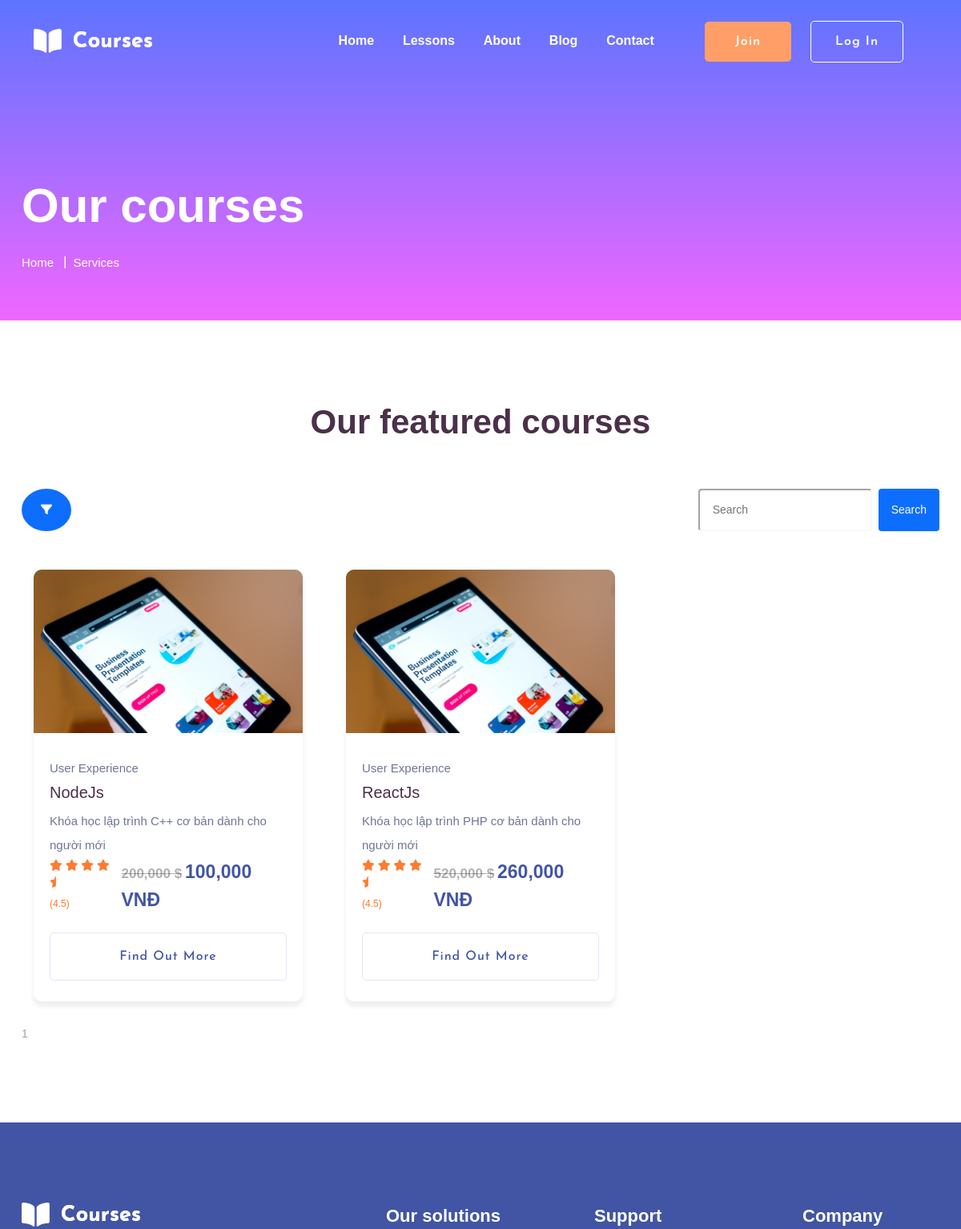
The app's page /lessons (upper part), older data.
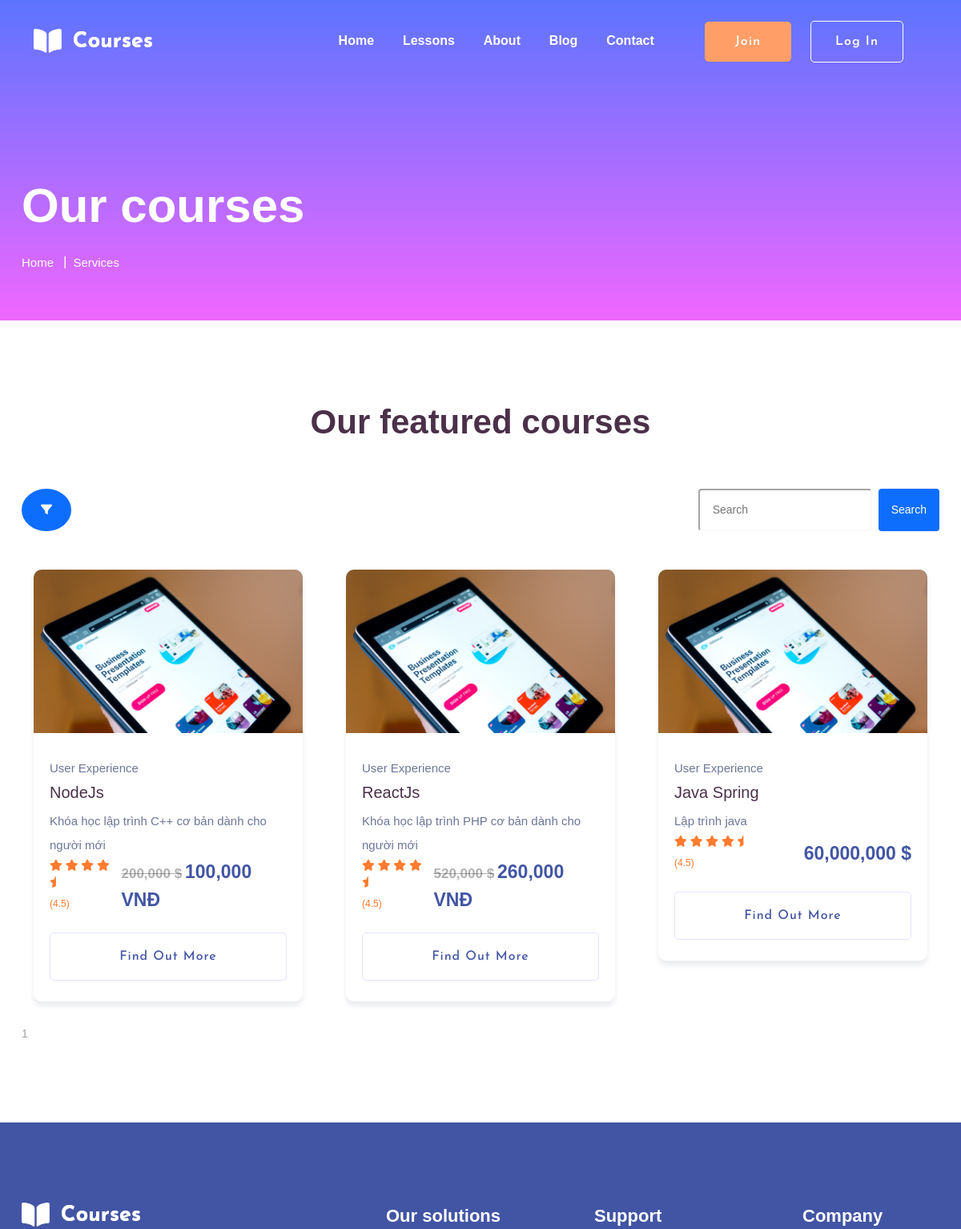
The same page, newer data.
### tables this page shows
CREATE TABLE `courses` (
                           `id` int NOT NULL,
                           `name_course` varchar(255) DEFAULT NULL,
                           `price_course` int DEFAULT NULL,
                           `image_course` varchar(255) DEFAULT NULL,
                           `status_course` tinyint DEFAULT '1',
                           `description_course` text,
                           `quote` text,
                           `discount` smallint DEFAULT '0',
                           `created_at` timestamp NULL DEFAULT NULL,
                           `updated_at` timestamp NULL DEFAULT NULL,
                           `id_category` int DEFAULT NULL,
                           `id_teacher` int DEFAULT NULL
);

### models/process_db.php (called while the page is built, shortened)
<?php
    function connect(){
        $conn = null;
        try {
            $conn = new PDO("mysql:host=".DB_HOST.";dbname=".DB_NAME."", DB_USER, DB_PASS);
            $conn->setAttribute(PDO::ATTR_ERRMODE, PDO::ERRMODE_EXCEPTION);
        }catch(PDOException $e){
            echo "Connection failed: " . $e->getMessage();
        }
        return $conn;
    }
    function query($sql){
        $sql_args = array_slice(func_get_args(), 1);
        try {
            $stmt = connect()->prepare($sql);
            $stmt->execute($sql_args);
            $rows = $stmt->fetchAll();
            return $rows;
        } catch (PDOException $e) {
            throw $e;
        }
    }
    function query_one($sql){
        $sql_args = array_slice(func_get_args(), 1);
        try {
            $stmt = connect()->prepare($sql);
            $stmt->execute($sql_args);
            $row = $stmt->fetch(PDO::FETCH_ASSOC);
            return $row;
        } catch (PDOException $e) {
            throw $e;
        }
    }
?>

### views/site/lessons/lessons.php (the view, shortened to what the changed rows need)
<main>
    <section class="slider-area slider-area2">
        <div class="slider-active">
            <div class="single-slider slider-height2">
                <div class="container">
                    <div class="row">
                        <div class="col-xl-8 col-lg-11 col-md-12">
                            <div class="hero__caption hero__caption2">
                                <h1 data-animation="bounceIn" data-delay="0.2s">Our courses</h1>
                            </div>
                        </div>
                    </div>
                </div>
            </div>
        </div>
    </section>
    <div class="courses-area section-padding40 fix">
        <div class="container">
            <div class="row justify-content-center">
                <div class="col-xl-7 col-lg-8">
                    <div class="section-tittle text-center mb-55">
                        <h2>Our featured courses</h2>
                    </div>
                </div>
            </div>
            <div class="row">
               <?php foreach ($lessions as $value):?>
                <div class="col-lg-4">
                    <div class="properties properties2 mb-30">
                        <div class="properties__card">
                            <div class="properties__img overlay1">
                                <a href="<?= LESSONS?>/<?php echo $value['id']?>"><img src="assets/img/img_site/img/gallery/featured6.png" alt=""></a>
                            </div>
                            <div class="properties__caption">
                                <p>User Experience</p>
                                <h3><a href="<?= LESSONS?>/<?php echo $value['id']?>"><?php echo $value['name_course']?></a></h3>
                                <p>
                                    <?php echo $value['description_course'] ?>
                                </p>
                                <div class="properties__footer d-flex justify-content-between align-items-center">
                                    <div class="restaurant-name">
                                        <div class="rating">
                                            <i class="fas fa-star"></i>
                                            <i class="fas fa-star"></i>
                                            <i class="fas fa-star"></i>
                                            <i class="fas fa-star"></i>
                                            <i class="fas fa-star-half"></i>
                                        </div>
                                        <p><span>(4.5)</span></p>
                                    </div>
                                    <div class="price">
                                            <span class="<?php echo $value['discount'] != 0 ? 'text-decoration-line-through textPrice colorOldPrice' : '' ?>"><?php echo number_format($value['price_course'])?> $</span>
                                            <span><?php echo $value['discount'] != 0 ? total($value['price_course'],$value['discount']) : '' ?></span>
                                        </div>
                                </div>
                                <a href="<?= LESSONS?>/<?php echo $value['id']?>" class="border-btn border-btn2">Find out more</a>
                            </div>
                        </div>
                    </div>
                </div>
               <?php endforeach?>
            </div>
            <nav aria-label="Page navigation example">
                <?php pagination($data_cate[1],$data_cate[2],LESSONS)?>
            </nav>
        </div>
    </div>
</main>

### global.php (shortened to what the changed rows need)
<?php
    $dir_model           = 'models/';
    require_once $dir_model.'process_db.php';
    function total($price,$discount){
        if(empty($discount)){
            $total = $price;
            return number_format($total, 0, '', ',')." VNĐ";
        }
        else {
            $money = ($price * $discount) /100;
            $total = $price - $money;
            return number_format($total, 0, '', ',')." VNĐ" ;
        }
    }
    function pagination_normal($tbl,$limit_data){
        $sql = "SELECT count(id) AS total FROM $tbl";
        $row = query_one($sql);
        $total_records = $row['total'];
        if($total_records != 0){
            $current_page = isset($_GET['page']) ? $_GET['page'] : 1;
            $limit = $limit_data;
            $total_page = ceil($total_records / $limit);
            $start = ($current_page - 1) * $limit;
            $data_pani = "SELECT * FROM $tbl LIMIT $start, $limit";
            $row = query($data_pani);
            $arr = [$row, $current_page, $total_page];
            return $arr;
        }
        else {
            $data_pani = "SELECT * FROM $tbl";
            return [query($data_pani), 0, 0];
        }
    }
    function pagination($current_page, $total_page, $url){
        for ($i = 1; $i <= $total_page; $i++) {
            if ($i == $current_page) {
                echo '<span class="active">' . $i . '</span> ';
            } else {
                echo '<a href="' . $url . '?page=' . $i . '">' . $i . '</a> ';
            }
        }
    }
?>

Row changes from the older to the newer data that the page shows:
added courses: name_course "Java Spring", description_course "Lập trình java", price_course "60,000,000", discount 0 (drawn)
